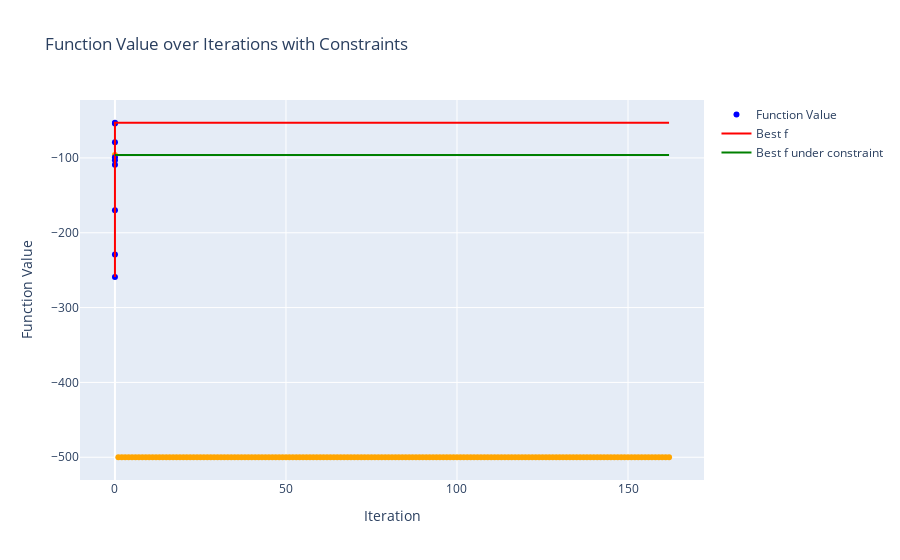

The notebook cell saved with this chart:
### Code cell
filename = search_log_files(LOG_DIR, ["2024-08-29", "tanh_6"])[2]
print(filename)
print()

log_file_path = os.path.join(LOG_DIR, filename)
df_merged, settings = parse_and_prepare_data(log_file_path)

print("実験設定")
display(settings)
print()
display(df_merged)

plot_function_values(df_merged)

### Figure 1 — Plotly figure (JSON) as saved in the notebook; plotly's stock layout.template omitted (floating-point values rounded to 4 significant figures; data arrays with more than 128 entries replaced by an {"elided": "..."} marker saying what was removed)
{"data": [{"marker": {"color": {"elided": "172 str values"}}, "mode": "markers", "name": "Function Value", "type": "scatter", "x": {"elided": "172 int values"}, "y": {"elided": "172 int values"}}, {"line": {"color": "red"}, "mode": "lines", "name": "Best f", "type": "scatter", "x": {"elided": "172 int values"}, "y": {"elided": "172 int values"}}, {"line": {"color": "green"}, "mode": "lines", "name": "Best f under constraint", "type": "scatter", "x": {"elided": "172 int values"}, "y": {"elided": "172 int values"}}], "layout": {"showlegend": true, "title": {"text": "Function Value over Iterations with Constraints"}, "xaxis": {"title": {"text": "Iteration"}}, "yaxis": {"title": {"text": "Function Value"}}}}
